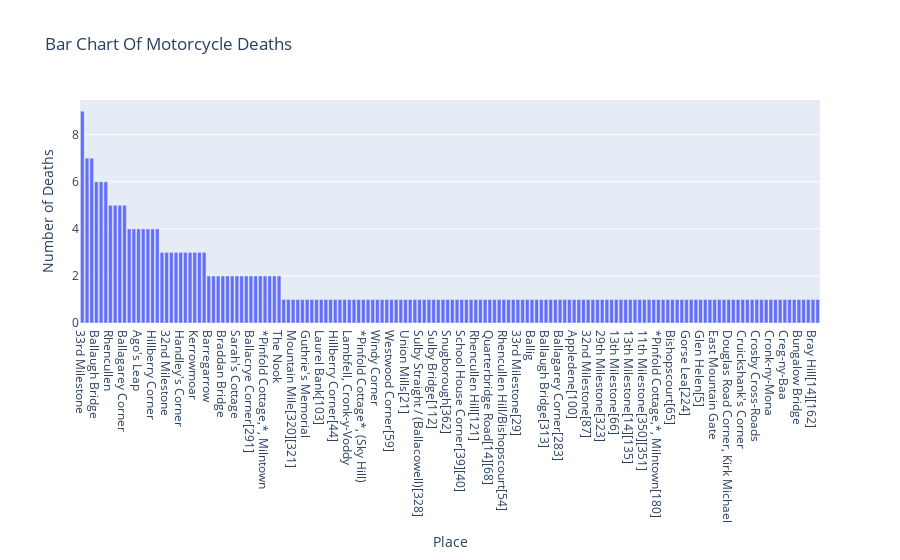

The notebook cell this image was saved under:
### Markdown cell above
Next we'll plot the distribution of crashes at each location using plotly.

### Code cell
# Creating a frequency table with the categorical data
counts = race_data['Place'].value_counts()
# Assigning the x and y axis
trace= go.Bar(x = counts.index, y=counts.values)
# Creating the labels for x and y axis
layout = go.Layout(xaxis=dict(title='Place'), yaxis=dict(title='Number of Deaths'))
# Assigning those values to the figure.
fig = go.Figure(data=[trace], layout = layout)
# Adding the plot title
fig.update_layout(title_text='Bar Chart Of Motorcycle Deaths')
# Displaying the plot
fig.show()

### Figure 1 — Plotly figure (JSON) as saved in the notebook; plotly's stock layout.template omitted (floating-point values rounded to 4 significant figures; data arrays with more than 128 entries replaced by an {"elided": "..."} marker saying what was removed)
{"data": [{"type": "bar", "x": {"elided": "158 str values"}, "y": {"elided": "158 int values"}}], "layout": {"title": {"text": "Bar Chart Of Motorcycle Deaths"}, "xaxis": {"title": {"text": "Place"}}, "yaxis": {"title": {"text": "Number of Deaths"}}}}
